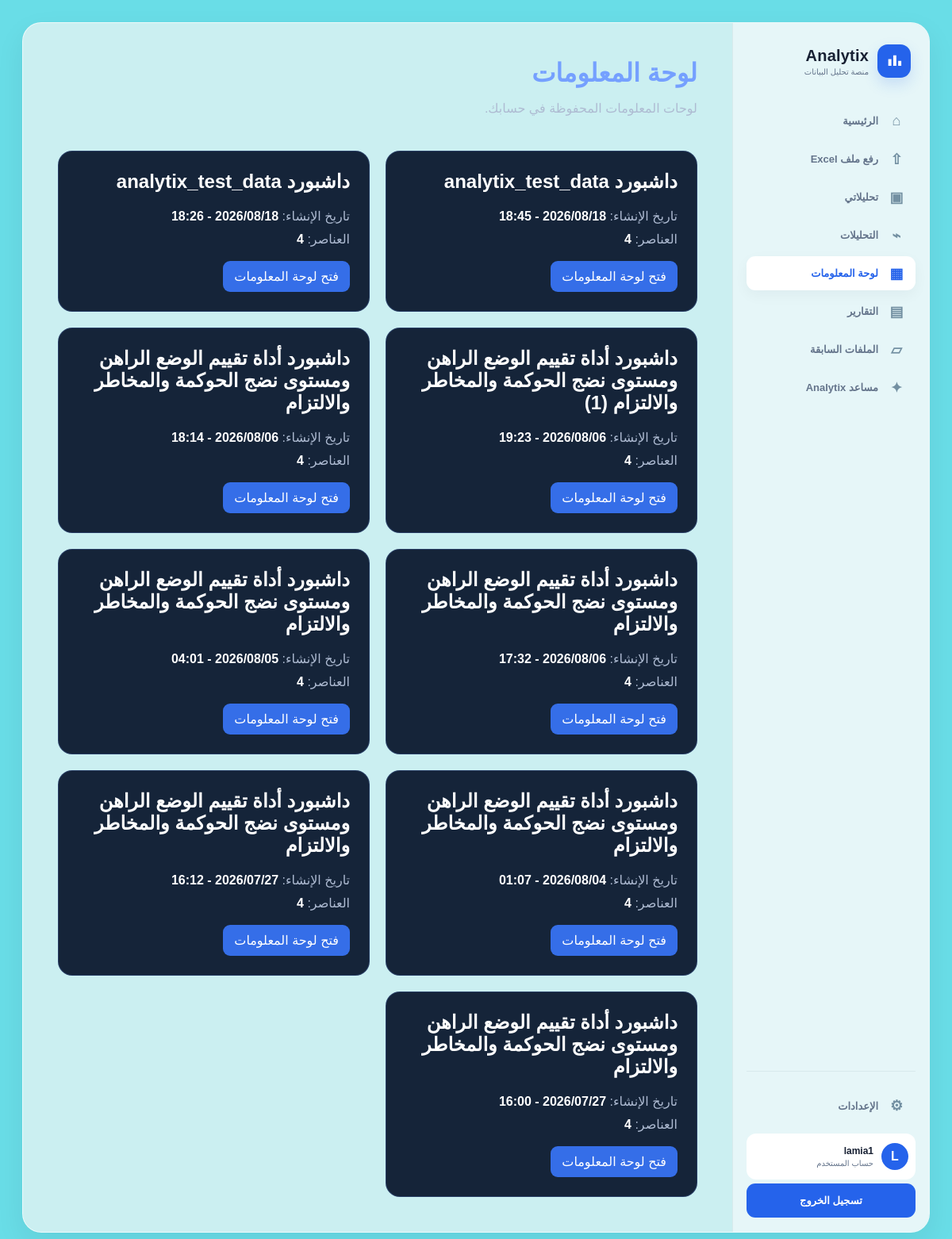
Page /dashboards/ (signed in) on the committed database.
### dashboards/models.py (models this page shows, shortened)
class Dashboard(models.Model):
    owner = models.ForeignKey(
        settings.AUTH_USER_MODEL,
        on_delete=models.CASCADE,
        related_name='dashboards',
        verbose_name='صاحب لوحة المعلومات',
    )
    name = models.CharField(
        max_length=255,
        verbose_name='اسم لوحة المعلومات',
    )
    description = models.TextField(
        blank=True,
        verbose_name='الوصف',
    )
    is_public = models.BooleanField(
        default=False,
        verbose_name='لوحة عامة',
    )
    is_default = models.BooleanField(
        default=False,
        verbose_name='اللوحة الافتراضية',
    )
    layout_settings = models.JSONField(
        default=dict,
        blank=True,
        verbose_name='إعدادات التصميم',
    )
    filters = models.JSONField(
        default=dict,
        blank=True,
        verbose_name='مرشحات اللوحة',
    )
    created_at = models.DateTimeField(
        auto_now_add=True,
        verbose_name='تاريخ الإنشاء',
    )
    updated_at = models.DateTimeField(
        auto_now=True,
        verbose_name='تاريخ آخر تحديث',
    )
    class Meta:
        verbose_name = 'لوحة معلومات'
        verbose_name_plural = 'لوحات المعلومات'
        ordering = ['-created_at']
        indexes = [
            models.Index(fields=['owner', 'is_public']),
        ]

### dashboards/views.py (the view)
# urls.py: path('dashboards/', views.dashboard_list, name='list'),
@login_required
def dashboard_list(request):
    dashboards = Dashboard.objects.filter(owner=request.user).prefetch_related('widgets')
    return render(
        request,
        'dashboards-templates/list.html',
        {'dashboards': dashboards},
    )

### templates/dashboards-templates/list.html
{% extends 'workspace_section_base.html' %}{% block title %}لوحات المعلومات | Analytix{% endblock %}{% block content %}<header class="section-heading"><div><h1>لوحة المعلومات</h1><p>لوحات المعلومات المحفوظة في حسابك.</p></div></header>{% if dashboards %}<section class="section-grid">{% for dashboard in dashboards %}<article class="section-card"><h2>{{ dashboard.name }}</h2><div class="facts"><span>تاريخ الإنشاء: <b>{{ dashboard.created_at|date:"Y/m/d - H:i" }}</b></span><span>العناصر: <b>{{ dashboard.widgets.count }}</b></span></div><div class="actions">{% if dashboard.layout_settings.dataset_id %}<a class="action" href="{% url 'datasets:detail' dashboard.layout_settings.dataset_id %}#dashboard">فتح لوحة المعلومات</a>{% endif %}</div></article>{% endfor %}</section>{% else %}<section class="empty-state"><h2>لا توجد لوحات معلومات محفوظة حتى الآن.</h2><a class="action" href="{% url 'datasets:list' %}">ابدأ تحليلًا جديدًا</a></section>{% endif %}{% endblock %}

### templates/includes/workspace_sidebar.html (shortened to what this page needs)
<aside class="workspace-sidebar" id="workspace-sidebar" aria-label="التنقل الرئيسي">
    <div class="sidebar-head">
        <a href="{% url 'dashboards:home' %}" class="workspace-brand" aria-label="Analytix الرئيسية">
            <span class="workspace-brand-mark" aria-hidden="true"><svg viewBox="0 0 32 32"><path d="M6 23V12h5v11H6Zm8 0V6h5v17h-5Zm8 0v-8h5v8h-5Z"/></svg></span>
            <span><strong>Analytix</strong><small>منصة تحليل البيانات</small></span>
        </a>
    </div>
    <nav class="sidebar-nav">
        <a{% if request.resolver_match.url_name == 'home' %} class="active"{% endif %} href="{% url 'dashboards:home' %}"><span>⌂</span>الرئيسية</a>
        <a{% if request.resolver_match.namespace == 'datasets' and request.resolver_match.url_name == 'list' %} class="active"{% endif %} href="{% url 'datasets:list' %}"><span>⇧</span>رفع ملف Excel</a>
        <a{% if request.resolver_match.url_name == 'my_analyses' %} class="active"{% endif %} href="{% url 'datasets:my_analyses' %}"><span>▣</span>تحليلاتي</a>
        <a{% if request.resolver_match.namespace == 'analysis' %} class="active"{% endif %} href="{% url 'analysis:list' %}"><span>⌁</span>التحليلات</a>
        <a{% if request.resolver_match.namespace == 'dashboards' and request.resolver_match.url_name == 'list' %} class="active"{% endif %} href="{% url 'dashboards:list' %}"><span>▦</span>لوحة المعلومات</a>
        <a{% if request.resolver_match.namespace == 'reports' %} class="active"{% endif %} href="{% url 'reports:list' %}"><span>▤</span>التقارير</a>
        <a{% if request.resolver_match.url_name == 'history' %} class="active"{% endif %} href="{% url 'datasets:history' %}"><span>▱</span>الملفات السابقة</a>
        <a href="{% url 'dashboards:home' %}#assistant-panel"><span>✦</span>مساعد Analytix</a>
    </nav>
    <div class="sidebar-bottom">
        <a{% if request.resolver_match.url_name == 'settings' %} class="active"{% endif %} href="{% url 'accounts:settings' %}"><span>⚙</span>الإعدادات</a>
        {% if user.is_authenticated %}
            <div class="sidebar-user"><span class="user-avatar">{% if user.profile.profile_image %}<img src="{{ user.profile.profile_image.url }}" alt="" style="width:100%;height:100%;object-fit:cover;border-radius:50%">{% else %}{{ user.username|slice:':1'|upper }}{% endif %}</span><span><strong>{{ user.first_name|default:user.username }}</strong><small>حساب المستخدم</small></span></div>
            <a class="sidebar-auth" href="{% url 'accounts:logout' %}">تسجيل الخروج</a>
        {% else %}
            <a class="sidebar-auth" href="{% url 'accounts:login' %}">تسجيل الدخول</a>
            <a class="sidebar-auth secondary" href="{% url 'accounts:register' %}">إنشاء حساب</a>
        {% endif %}
    </div>
</aside>

### static/css/home-workspace.css (style rules this page uses)
:root { --page: #69dde7; --app: #cbeff1; --content: #ddf5f6; --card: #fff; --soft: #f5fbfc; --primary: #2563eb; --primary-light: #60a5fa; --accent: #22c55e; --text: #172033; --muted: #64748b; --border: #d8e9ec; --shadow: 0 14px 36px rgba(15,23,42,.07); }
* { box-sizing: border-box; }
html { scroll-behavior: smooth; background: var(--page); }
body { min-width: 320px; min-height: 100vh; margin: 0; color: var(--text); background: var(--page); font-family: Tajawal, Cairo, Tahoma, Arial, sans-serif; }
a { color: inherit; text-decoration: none; }
.workspace-sidebar { position: relative; z-index: 20; min-width: 0; display: flex; flex-direction: column; padding: 24px 17px 18px; border-left: 1px solid rgba(216,233,236,.9); background: rgba(245,251,252,.65); }
.sidebar-head { display: flex; align-items: center; justify-content: space-between; min-height: 48px; margin: 0 6px 30px; }
.workspace-brand { min-width: 0; display: flex; align-items: center; gap: 11px; }
.workspace-brand-mark { width: 42px; height: 42px; flex: none; display: grid; place-items: center; border-radius: 13px; background: var(--primary); box-shadow: 0 8px 18px rgba(37,99,235,.17); }
.workspace-brand-mark svg { width: 25px; fill: white; }
.workspace-brand > span:last-child { display: flex; flex-direction: column; min-width: 0; }
.workspace-brand strong { font-size: 20px; letter-spacing: .2px; }
.workspace-brand small, .sidebar-user small { margin-top: 3px; color: var(--muted); font-size: 10px; }
.sidebar-nav { display: grid; gap: 5px; }
.sidebar-nav a, .sidebar-bottom > a { min-height: 43px; display: flex; align-items: center; gap: 12px; padding: 8px 13px; color: var(--muted); border-radius: 11px; font-size: 13px; font-weight: 700; transition: .18s ease; }
.sidebar-nav a > span, .sidebar-bottom > a > span { width: 22px; color: #7390a2; font-size: 18px; text-align: center; }
.sidebar-nav a.active { color: var(--primary); background: white; box-shadow: 0 6px 18px rgba(15,23,42,.045); }
.sidebar-nav a.active > span { color: var(--primary); }
.sidebar-bottom { display: grid; gap: 5px; margin-top: auto; padding-top: 22px; border-top: 1px solid var(--border); }
.sidebar-user { display: flex; align-items: center; gap: 10px; padding: 12px 9px; margin-top: 8px; border-radius: 12px; background: white; }
.user-avatar { width: 34px; height: 34px; flex: none; display: grid; place-items: center; border-radius: 50%; color: white; background: var(--primary); font-weight: 800; }
.sidebar-user > span:last-child { min-width: 0; display: flex; flex-direction: column; overflow: hidden; }
.sidebar-user strong { overflow: hidden; font-size: 12px; text-overflow: ellipsis; white-space: nowrap; }
.sidebar-auth { justify-content: center !important; color: white !important; background: var(--primary) !important; }

### templates/workspace_section_base.html (style rules this page uses)
.section-heading { display:flex;align-items:center;justify-content:space-between;gap:20px;margin-bottom:28px }
.section-heading h1 { margin:0;color:#75a0ff }
.section-heading p,.muted { color:#aebbd2 }
.section-grid { display:grid;grid-template-columns:repeat(auto-fit,minmax(290px,1fr));gap:20px }
.section-card,.empty-state { padding:24px;border:1px solid rgba(104,151,255,.22);border-radius:18px;background:rgba(11,25,47,.95);color:#fff }
.section-card h2 { margin-top:0 }
.actions { display:flex;flex-wrap:wrap;gap:9px;margin-top:18px }
.action { display:inline-block;padding:10px 14px;border:0;border-radius:9px;color:#fff;text-decoration:none;background:#356ee8;cursor:pointer }
.facts { display:grid;gap:10px;margin:18px 0 }
.facts span { color:#aebbd2 }
.facts b { color:#fff }

### rows in the picture
Dashboard: name "داشبورد analytix_test_data", created_at "2026/08/18 - 18:45", widgets.count "4", shows "فتح لوحة المعلومات"
Dashboard: name "داشبورد analytix_test_data", created_at "2026/08/18 - 18:26", widgets.count "4", shows "فتح لوحة المعلومات"
Dashboard: name "داشبورد أداة تقييم الوضع الراهن ومستوى نضج الحوكمة والمخاطر والالتزام (1)", created_at "2026/08/06 - 19:23", widgets.count "4", shows "فتح لوحة المعلومات"
Dashboard: name "داشبورد أداة تقييم الوضع الراهن ومستوى نضج الحوكمة والمخاطر والالتزام", created_at "2026/08/06 - 18:14", widgets.count "4", shows "فتح لوحة المعلومات"
Dashboard: name "داشبورد أداة تقييم الوضع الراهن ومستوى نضج الحوكمة والمخاطر والالتزام", created_at "2026/08/06 - 17:32", widgets.count "4", shows "فتح لوحة المعلومات"
Dashboard: name "داشبورد أداة تقييم الوضع الراهن ومستوى نضج الحوكمة والمخاطر والالتزام", created_at "2026/08/05 - 04:01", widgets.count "4", shows "فتح لوحة المعلومات"
Dashboard: name "داشبورد أداة تقييم الوضع الراهن ومستوى نضج الحوكمة والمخاطر والالتزام", created_at "2026/08/04 - 01:07", widgets.count "4", shows "فتح لوحة المعلومات"
Dashboard: name "داشبورد أداة تقييم الوضع الراهن ومستوى نضج الحوكمة والمخاطر والالتزام", created_at "2026/07/27 - 16:12", widgets.count "4", shows "فتح لوحة المعلومات"
Dashboard: name "داشبورد أداة تقييم الوضع الراهن ومستوى نضج الحوكمة والمخاطر والالتزام", created_at "2026/07/27 - 16:00", widgets.count "4", shows "فتح لوحة المعلومات"

### other values in the picture
{{ user.username|slice:':1'|upper }} "L"
{{ user.first_name|default:user.username }} "lamia1"
